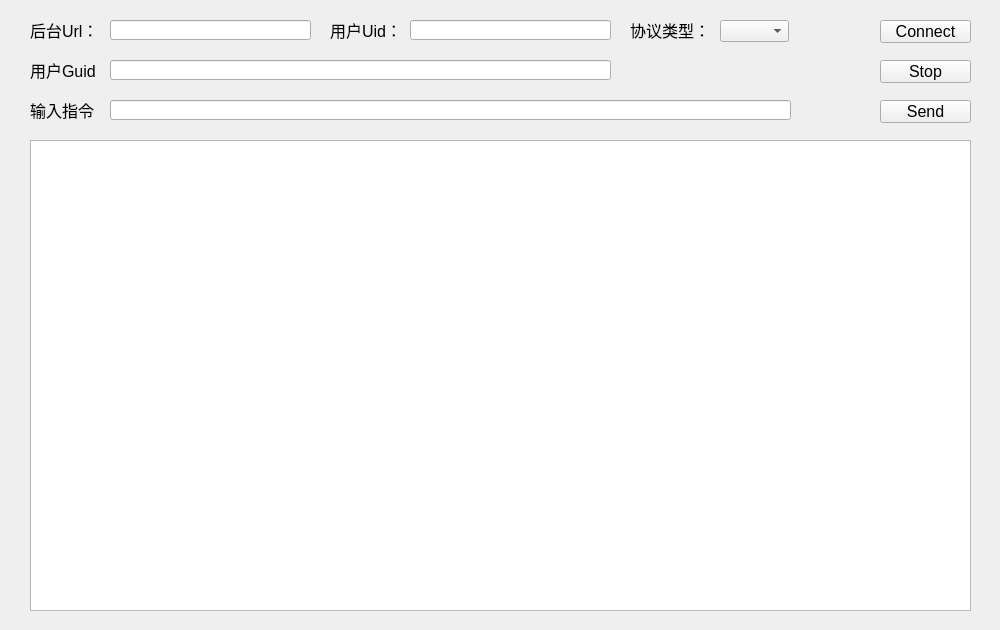
<?xml version="1.0" encoding="UTF-8"?>
<ui version="4.0">
 <class>Form</class>
 <widget class="QWidget" name="Form">
  <property name="geometry">
   <rect>
    <x>0</x>
    <y>0</y>
    <width>1000</width>
    <height>630</height>
   </rect>
  </property>
  <property name="font">
   <font>
    <pointsize>12</pointsize>
   </font>
  </property>
  <property name="windowTitle">
   <string>Form</string>
  </property>
  <widget class="QLabel" name="url_label">
   <property name="geometry">
    <rect>
     <x>30</x>
     <y>20</y>
     <width>70</width>
     <height>20</height>
    </rect>
   </property>
   <property name="font">
    <font>
     <pointsize>12</pointsize>
    </font>
   </property>
   <property name="toolTipDuration">
    <number>9</number>
   </property>
   <property name="text">
    <string>后台Url：</string>
   </property>
  </widget>
  <widget class="QLabel" name="uid_label">
   <property name="geometry">
    <rect>
     <x>330</x>
     <y>20</y>
     <width>70</width>
     <height>20</height>
    </rect>
   </property>
   <property name="font">
    <font>
     <pointsize>12</pointsize>
    </font>
   </property>
   <property name="toolTipDuration">
    <number>9</number>
   </property>
   <property name="text">
    <string>用户Uid：</string>
   </property>
  </widget>
  <widget class="QLineEdit" name="url_edit">
   <property name="geometry">
    <rect>
     <x>110</x>
     <y>20</y>
     <width>201</width>
     <height>20</height>
    </rect>
   </property>
   <property name="font">
    <font>
     <pointsize>12</pointsize>
    </font>
   </property>
   <property name="text">
    <string/>
   </property>
  </widget>
  <widget class="QLineEdit" name="uid_edit">
   <property name="geometry">
    <rect>
     <x>410</x>
     <y>20</y>
     <width>201</width>
     <height>20</height>
    </rect>
   </property>
   <property name="font">
    <font>
     <pointsize>12</pointsize>
    </font>
   </property>
   <property name="text">
    <string/>
   </property>
  </widget>
  <widget class="QLabel" name="type_label">
   <property name="geometry">
    <rect>
     <x>630</x>
     <y>20</y>
     <width>80</width>
     <height>20</height>
    </rect>
   </property>
   <property name="font">
    <font>
     <pointsize>12</pointsize>
    </font>
   </property>
   <property name="toolTipDuration">
    <number>9</number>
   </property>
   <property name="text">
    <string>协议类型：</string>
   </property>
  </widget>
  <widget class="QTextBrowser" name="output_text_browser">
   <property name="geometry">
    <rect>
     <x>30</x>
     <y>140</y>
     <width>941</width>
     <height>471</height>
    </rect>
   </property>
   <property name="font">
    <font>
     <pointsize>12</pointsize>
    </font>
   </property>
  </widget>
  <widget class="QComboBox" name="type_combo_box">
   <property name="geometry">
    <rect>
     <x>720</x>
     <y>20</y>
     <width>69</width>
     <height>22</height>
    </rect>
   </property>
   <property name="font">
    <font>
     <pointsize>12</pointsize>
     <underline>false</underline>
    </font>
   </property>
  </widget>
  <widget class="QPushButton" name="connect">
   <property name="geometry">
    <rect>
     <x>880</x>
     <y>20</y>
     <width>91</width>
     <height>23</height>
    </rect>
   </property>
   <property name="text">
    <string>Connect</string>
   </property>
  </widget>
  <widget class="QLineEdit" name="command_edit">
   <property name="geometry">
    <rect>
     <x>110</x>
     <y>100</y>
     <width>681</width>
     <height>20</height>
    </rect>
   </property>
   <property name="font">
    <font>
     <pointsize>12</pointsize>
    </font>
   </property>
   <property name="text">
    <string/>
   </property>
  </widget>
  <widget class="QLabel" name="command_label">
   <property name="geometry">
    <rect>
     <x>30</x>
     <y>100</y>
     <width>70</width>
     <height>20</height>
    </rect>
   </property>
   <property name="font">
    <font>
     <pointsize>12</pointsize>
    </font>
   </property>
   <property name="toolTipDuration">
    <number>9</number>
   </property>
   <property name="text">
    <string>输入指令：</string>
   </property>
  </widget>
  <widget class="QPushButton" name="send">
   <property name="geometry">
    <rect>
     <x>880</x>
     <y>100</y>
     <width>91</width>
     <height>23</height>
    </rect>
   </property>
   <property name="text">
    <string>Send</string>
   </property>
  </widget>
  <widget class="QLineEdit" name="guid_edit">
   <property name="geometry">
    <rect>
     <x>110</x>
     <y>60</y>
     <width>501</width>
     <height>20</height>
    </rect>
   </property>
   <property name="font">
    <font>
     <pointsize>12</pointsize>
    </font>
   </property>
   <property name="text">
    <string/>
   </property>
  </widget>
  <widget class="QLabel" name="guid_label">
   <property name="geometry">
    <rect>
     <x>30</x>
     <y>60</y>
     <width>70</width>
     <height>20</height>
    </rect>
   </property>
   <property name="font">
    <font>
     <pointsize>12</pointsize>
    </font>
   </property>
   <property name="toolTipDuration">
    <number>9</number>
   </property>
   <property name="text">
    <string>用户Guid：</string>
   </property>
  </widget>
  <widget class="QPushButton" name="stop">
   <property name="geometry">
    <rect>
     <x>880</x>
     <y>60</y>
     <width>91</width>
     <height>23</height>
    </rect>
   </property>
   <property name="text">
    <string>Stop</string>
   </property>
  </widget>
 </widget>
 <resources/>
 <connections/>
</ui>
